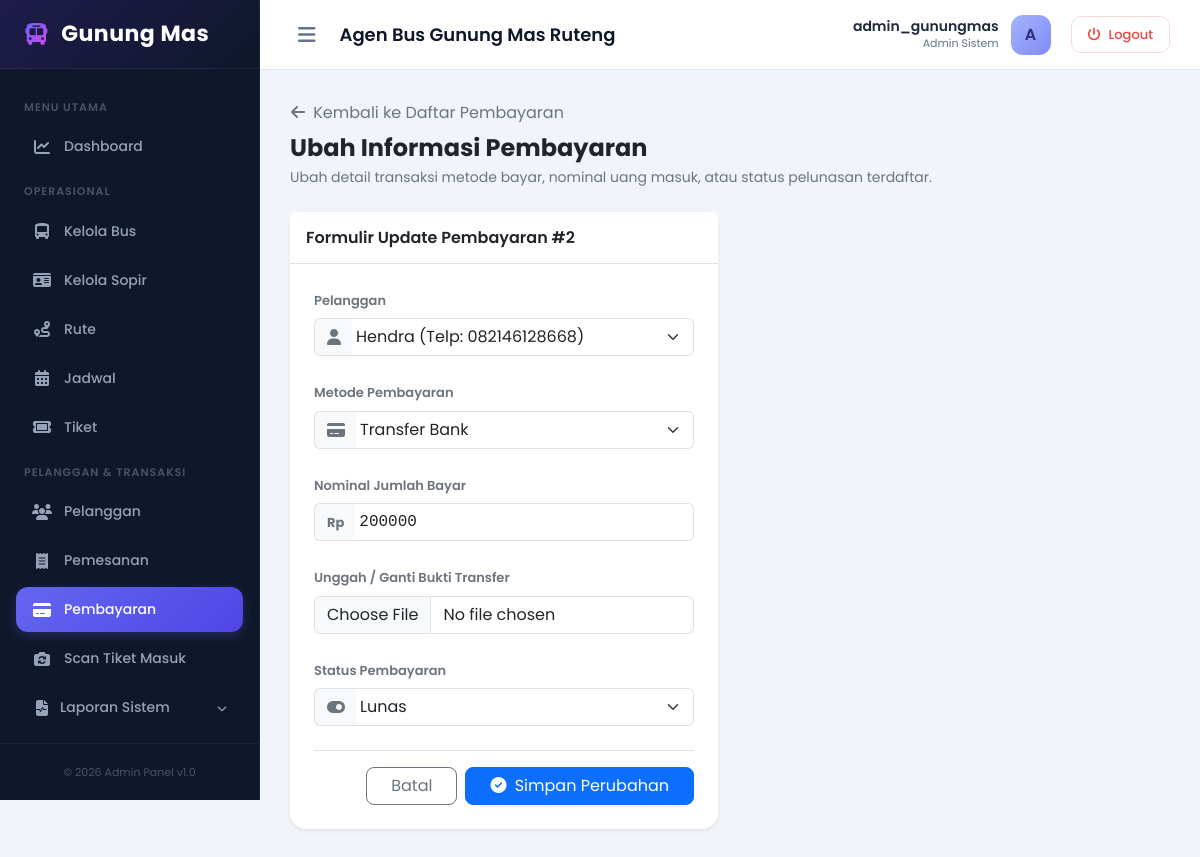
The page /dashboard/pembayaran/edit/2/ (signed in) on the database its author committed.
### core/models.py (models this page shows, shortened)
class Pembayaran(models.Model):
    id_pembayaran = models.AutoField(primary_key=True)
    pelanggan = models.ForeignKey(Pelanggan, on_delete=models.CASCADE, db_column='id_pelanggan')
    metode_bayar = models.CharField(max_length=20, default='Online', blank=True, null=True)
    jumlah_bayar = models.DecimalField(max_digits=10, decimal_places=0)
    status = models.CharField(max_length=20, default='Belum Lunas') # Lunas, Belum Lunas
    order_id = models.CharField(max_length=100, blank=True, null=True, unique=True)
    snap_token = models.CharField(max_length=255, blank=True, null=True)

class Pelanggan(models.Model):
    id_pelanggan = models.AutoField(primary_key=True)
    nama_pelanggan = models.CharField(max_length=100)
    jenis_kelamin = models.CharField(max_length=15)
    alamat = models.TextField()
    nomor_telpon = models.CharField(max_length=15)
    email = models.EmailField(max_length=100, unique=True, null=True, blank=True)
    password = models.CharField(max_length=255, null=True, blank=True)

### core/views.py (the view, shortened to what this page needs)
# urls.py: path('dashboard/pembayaran/edit/<int:id_pembayaran>/', views.pembayaran_edit, name='pembayaran_edit'),
def pembayaran_edit(request, id_pembayaran):
    if 'admin_id' not in request.session:
        return redirect('login')
    try:
        pembayaran = Pembayaran.objects.get(pk=id_pembayaran)
    except Pembayaran.DoesNotExist:
        messages.error(request, "Catatan pembayaran tidak ditemukan.")
        return redirect('pembayaran_index')
    list_pelanggan = Pelanggan.objects.all()
    context = {
        'username': request.session.get('admin_username'),
        'pembayaran': pembayaran,
        'list_pelanggan': list_pelanggan
    }
    return render(request, 'core/pembayaran/edit.html', context)

### core/templates/core/pembayaran/edit.html (shortened to what this page needs)
{% extends 'core/base_dashboard.html' %}
{% block content %}
<div class="mb-4">
    <a href="{% url 'pembayaran_index' %}" class="btn btn-link text-decoration-none text-secondary p-0 mb-2">
        <i class="fa-solid fa-arrow-left me-1"></i> Kembali ke Daftar Pembayaran
    </a>
    <h4 class="fw-bold text-dark mb-1">Ubah Informasi Pembayaran</h4>
    <p class="text-secondary small mb-0">Ubah detail transaksi metode bayar, nominal uang masuk, atau status pelunasan terdaftar.</p>
</div>
<div class="row">
    <div class="col-lg-8 col-xl-6">
        <div class="card border-0 shadow-sm rounded-4">
            <div class="card-header bg-white border-bottom py-3">
                <h6 class="fw-semibold mb-0 text-dark">Formulir Update Pembayaran #{{ pembayaran.id_pembayaran }}</h6>
            </div>
            <div class="card-body p-4">
                <form action="{% url 'pembayaran_edit' pembayaran.id_pembayaran %}" method="POST" enctype="multipart/form-data" autocomplete="off">
                    <div class="mb-4">
                        <label for="id_pelanggan" class="form-label fw-semibold text-secondary" style="font-size: 13px;">Pelanggan</label>
                        <div class="input-group">
                            <span class="input-group-text bg-light text-secondary border-end-0"><i class="fa-solid fa-user"></i></span>
                            <select name="id_pelanggan" id="id_pelanggan" class="form-select border-start-0 ps-1" required>
                                {% for p in list_pelanggan %}
                                    <option value="{{ p.id_pelanggan }}" {% if p.id_pelanggan == pembayaran.pelanggan.id_pelanggan %}selected{% endif %}>
                                        {{ p.nama_pelanggan }} (Telp: {{ p.nomor_telpon }})
                                    </option>
                                {% endfor %}
                            </select>
                        </div>
                    </div>
                    <div class="mb-4">
                        <label for="metode_bayar" class="form-label fw-semibold text-secondary" style="font-size: 13px;">Metode Pembayaran</label>
                        <div class="input-group">
                            <span class="input-group-text bg-light text-secondary border-end-0"><i class="fa-solid fa-credit-card"></i></span>
                            <select name="metode_bayar" id="metode_bayar" class="form-select border-start-0 ps-1" required>
                                <option value="Transfer" {% if pembayaran.metode_bayar == 'Transfer' %}selected{% endif %}>Transfer Bank</option>
                            </select>
                        </div>
                    </div>
                    <div class="mb-4">
                        <label for="jumlah_bayar" class="form-label fw-semibold text-secondary" style="font-size: 13px;">Nominal Jumlah Bayar</label>
                        <div class="input-group">
                            <span class="input-group-text bg-light text-secondary border-end-0 fw-bold" style="font-size: 13px;">Rp</span>
                            <input type="number" name="jumlah_bayar" id="jumlah_bayar" class="form-control border-start-0 ps-1 font-monospace" value="{{ pembayaran.jumlah_bayar|floatformat:'0' }}" placeholder="Contoh: 180000" min="0" required>
                        </div>
                    </div>
                    <div class="mb-4">
                        <label for="bukti_bayar" class="form-label fw-semibold text-secondary" style="font-size: 13px;">Unggah / Ganti Bukti Transfer</label>
                        <input type="file" name="bukti_bayar" id="bukti_bayar" class="form-control" accept="image/*">
                    </div>
                    <div class="mb-4">
                        <label for="status" class="form-label fw-semibold text-secondary" style="font-size: 13px;">Status Pembayaran</label>
                        <div class="input-group">
                            <span class="input-group-text bg-light text-secondary border-end-0"><i class="fa-solid fa-toggle-on"></i></span>
                            <select name="status" id="status" class="form-select border-start-0 ps-1" required>
                                <option value="Lunas" {% if pembayaran.status == 'Lunas' %}selected{% endif %}>Lunas</option>
                            </select>
                        </div>
                    </div>
                    <div class="d-flex justify-content-end gap-2 pt-3 border-top mt-4">
                        <a href="{% url 'pembayaran_index' %}" class="btn btn-outline-secondary px-4 rounded-3">Batal</a>
                        <button type="submit" class="btn btn-primary px-4 rounded-3">
                            <i class="fa-solid fa-circle-check me-1"></i> Simpan Perubahan
                        </button>
                    </div>
                </form>
            </div>
        </div>
    </div>
</div>
{% endblock %}

### core/templates/core/base_dashboard.html (style rules this page uses)
:root { --sidebar-width: 260px; --navbar-height: 70px; --primary-color: #4f46e5; --primary-hover: #4338ca; --dark-navy: #0f172a; --slate-gray: #f8fafc; --border-color: #e2e8f0; }
body { font-family: 'Poppins', sans-serif; background-color: #f1f5f9; color: #1e293b; min-height: 100vh; overflow-x: hidden; }

### rows shown on the page
Pembayaran: id_pembayaran "2", id_pelanggan "Hendra (Telp: 082146128668)", metode_bayar "Transfer Bank", jumlah_bayar "200000", status "Lunas"

### other values the page prints
{{ request.session.admin_username }} "admin_gunungmas"
{{ request.session.admin_username|slice:":1"|upper }} "A"
